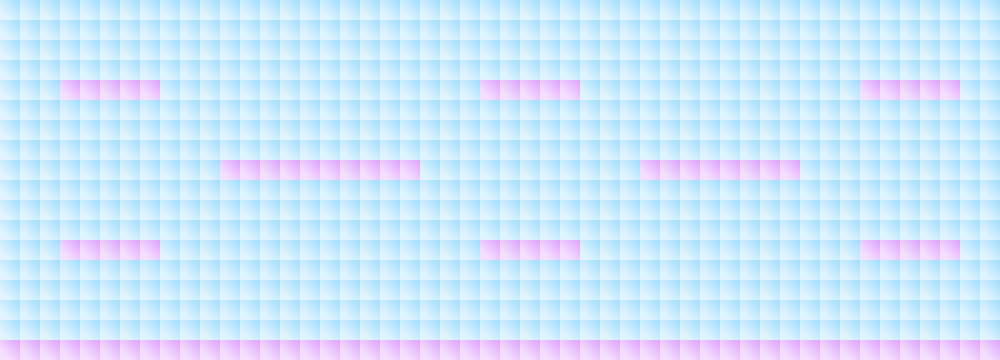

Rendered tile map (Tiled .tmx) drawn with the repository's tilesets; below, a short description and the map source with its tile grids summarised:
An orthogonal 50x18 tile map with 20x20 px tiles, 1 tile layer (Tiles), 3 tilesets and 1 object.

<map version="1.0" orientation="orthogonal" width="50" height="18" tilewidth="20" tileheight="20">
 <tileset firstgid="1" name="background" tilewidth="20" tileheight="20">
  <image source="background.png" width="20" height="20" />
 </tileset>
 <tileset firstgid="2" name="purple" tilewidth="20" tileheight="20">
  <image source="purple.png" width="20" height="20" />
 </tileset>
 <tileset firstgid="3" name="tacocat" tilewidth="75" tileheight="53">
  <image source="tacocat.png" width="150" height="53" />
 </tileset>
 <layer name="Tiles" width="50" height="18">
  <data>[900 cells, 900 non-empty, 2 distinct tile ids]</data>
 </layer>
 <objectgroup name="Object Layer 1" width="50" height="18">
  <object gid="4" x="65" y="79" />
 </objectgroup>
</map>